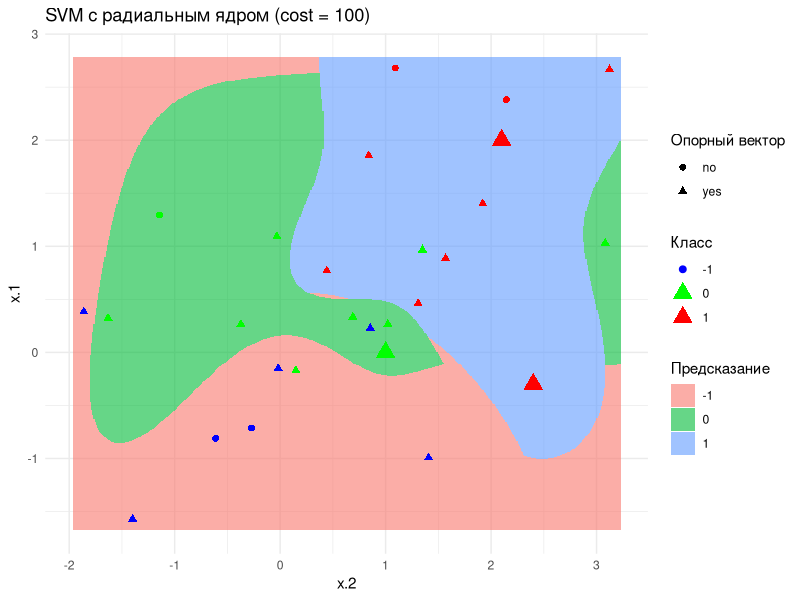
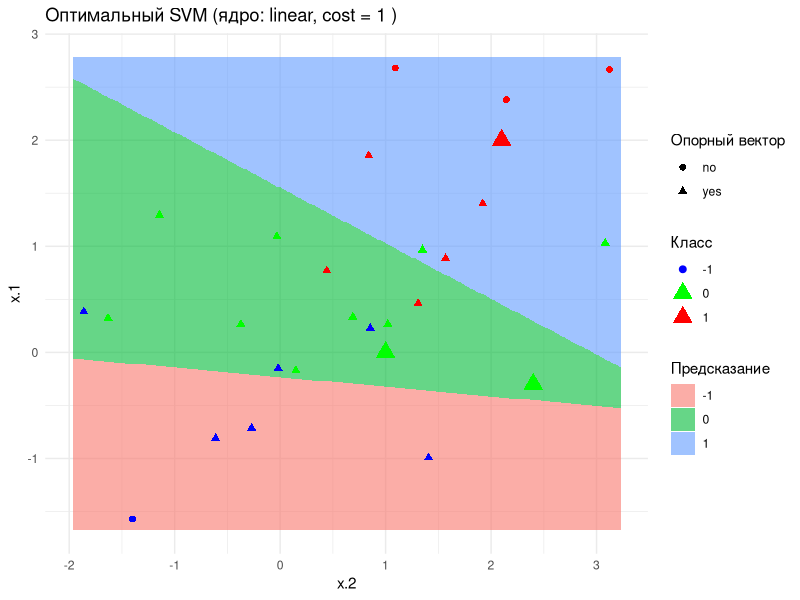
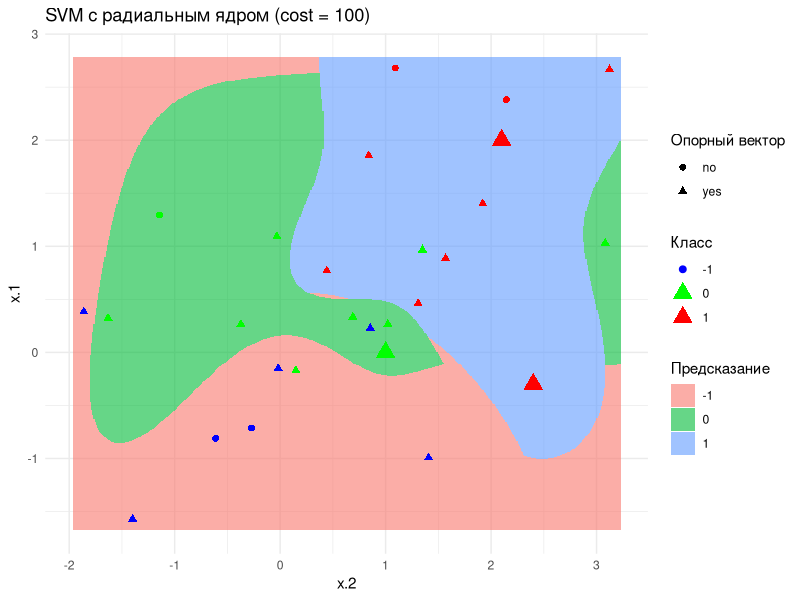
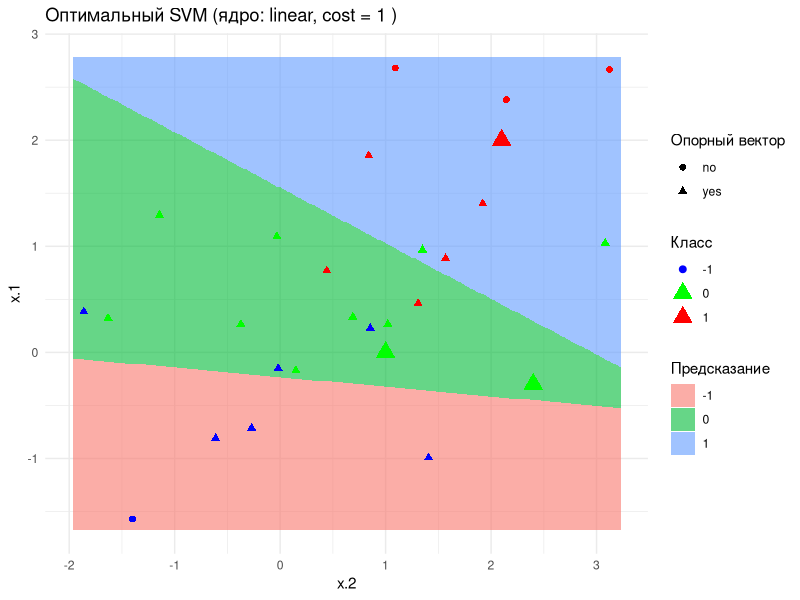

These figures' R source, in order:
library(e1071)
library(ggplot2)

dat <- read.csv("var1.csv", stringsAsFactors = FALSE)
dat$y <- as.factor(dat$y)
str(dat)

# Радиальный SVM
svmfit_radial <- svm(y ~ ., data = dat, kernel = "radial", cost = 100, scale = FALSE)
summary(svmfit_radial)

# Новые точки
testdata <- data.frame(
  x.1 = c(0, -0.3, 2),
  x.2 = c(1, 2.4, 2.1)
)
testdata$ypred <- predict(svmfit_radial, testdata)

cat("Предсказанные классы для новых точек:\n")
print(testdata)

# Сетка для визуализации
grid <- expand.grid(
  x.1 = seq(min(dat$x.1) - 0.1, max(dat$x.1) + 0.1, length.out = 500),
  x.2 = seq(min(dat$x.2) - 0.1, max(dat$x.2) + 0.1, length.out = 500)
)

preds_radial <- predict(svmfit_radial, grid)
df_radial <- data.frame(grid, preds = preds_radial)

support_radial <- rep("no", nrow(dat))
support_radial[svmfit_radial$index] <- "yes"
dat_plot_radial <- cbind(dat, support = support_radial)

cols <- c("-1" = "blue", "0" = "green", "1" = "red")

g_radial <- ggplot(df_radial, aes(x = x.2, y = x.1)) +
  geom_tile(aes(fill = preds), alpha = 0.6) +
  geom_point(data = dat_plot_radial, aes(color = y, shape = support), size = 2) +
  scale_color_manual(values = cols) +
  geom_point(data = testdata, aes(color = ypred), size = 4, shape = 17, stroke = 1.5) +
  labs(
    title = "SVM с радиальным ядром (cost = 100)",
    x = "x.2", y = "x.1",
    color = "Класс", shape = "Опорный вектор", fill = "Предсказание"
  ) +
  theme_minimal()

print(g_radial)
ggsave("Pominov-radial.pdf", plot = g_radial, width = 8, height = 6, device = cairo_pdf)

# Перекрестная проверка: линейное ядро, подбор cost
set.seed(123)
tuned_svm <- tune(
  svm,
  y ~ x.1 + x.2,
  data = dat,
  kernel = "linear",
  ranges = list(cost = c(0.001, 0.01, 0.1, 1, 10, 100)),
  scale = FALSE
)

cat("\nРезультаты перекрестной проверки (ошибки):\n")
print(tuned_svm$performances)

best_model <- tuned_svm$best.model
cat("Параметры оптимальной модели:\n")
summary(best_model)

# Предсказания оптимальной модели для новых точек
testdata$ypred_opt <- predict(best_model, testdata)

preds_opt <- predict(best_model, grid)
df_opt <- data.frame(grid, preds = preds_opt)

support_opt <- rep("no", nrow(dat))
support_opt[best_model$index] <- "yes"
dat_plot_opt <- cbind(dat, support = support_opt)

g_opt <- ggplot(df_opt, aes(x = x.2, y = x.1)) +
  geom_tile(aes(fill = preds), alpha = 0.6) +
  geom_point(data = dat_plot_opt, aes(color = y, shape = support), size = 2) +
  scale_color_manual(values = cols) +
  geom_point(data = testdata, aes(color = ypred_opt), size = 4, shape = 17, stroke = 1.5) +
  labs(
    title = paste("Оптимальный SVM (ядро: linear, cost =", best_model$cost, ")"),
    x = "x.2", y = "x.1",
    color = "Класс", shape = "Опорный вектор", fill = "Предсказание"
  ) +
  theme_minimal()

print(g_opt)
ggsave("Pominov-linear.pdf", plot = g_opt, width = 8, height = 6, device = cairo_pdf)
